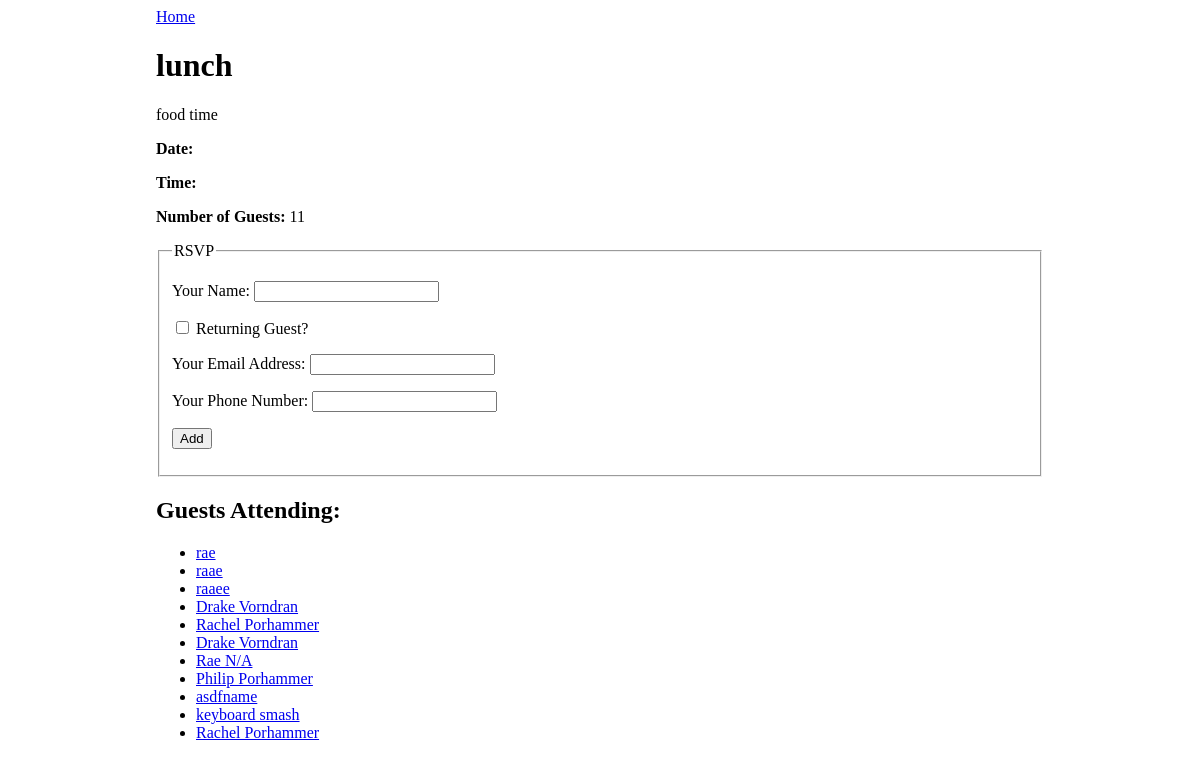
Screenshot of /event/2 with the database file from the repository.
### events_app/models.py (models this page shows, shortened)
class Event(db.Model):
    id = db.Column(db.Integer, primary_key=True)
    title = db.Column(db.String(80), nullable=False)
    desc = db.Column(db.String(80), nullable=False)
    date_time = db.Column(db.DateTime(), nullable=False)
    guests = db.relationship('Guest', secondary='guest_event', back_populates='events_attending')

class Guest(db.Model):
    id = db.Column(db.Integer, primary_key=True)
    name = db.Column(db.String(80), nullable=False)
    email = db.Column(db.String(80), nullable=False)
    phone = db.Column(db.String(80), nullable=False)
    events_attending = db.relationship('Event',secondary='guest_event', back_populates='guests')

### events_app/routes.py (the view)
@main.route('/event/<event_id>', methods=['GET'])
def event_detail(event_id):
    event = Event.query.filter_by(id=event_id).first_or_404()
    guests = Guest.query.all()
    total_guests = Guest.query.count()
    return render_template('event_detail.html', event = event, total_guests = total_guests, guests = guests)

### events_app/templates/event_detail.html (shortened to what this page needs)
{% extends 'base.html' %}
{% block content %}
<a href="/">Home</a>
<h1>{{ event.title }}</h1>
<p>{{ event.desc }}</p>
<p><strong>Date:</strong> {{ event.date }}</p>
<p><strong>Time:</strong> {{ event.time }}</p>
<p><strong>Number of Guests:</strong> {{ total_guests }} </p>
<form method="POST">
    <fieldset>
        <legend>RSVP</legend>
        <p>
            <label>
                Your Name:
                <input type="text" name="guest_name">
            </label>
        </p>
        <p>
            <label>
                <input type="checkbox" name="returning" onchange="returningGuestChanged(this.checked)">
                Returning Guest?
            </label>
        </p>
        <div id="new-guest-info">
            <p>
                <label>
                    Your Email Address:
                    <input type="email" name="email">
                </label>
            </p>
            <p>
                <label>
                    Your Phone Number:
                    <input type="phone" name="phone">
                </label>
            </p>
        </div>
        <p>
            <input type="submit" name="submit" value="Add">
        </p>
    </fieldset>
</form>
<h2>Guests Attending:</h2>
<ul>
    {% for guest in guests %}
    <li><a href="/guest/{{guest.id}}"> {{ guest.name }}</a></li>
    {% endfor %}
</ul>
{% endblock %}

### events_app/static/style.css (style rules this page uses)
body { display: flex; justify-content: center; }

### rows the page displays
Event: title "lunch", desc "food time"
Guest: name "rae"
Guest: name "raae"
Guest: name "raaee"
Guest: name "Drake Vorndran"
Guest: name "Rachel Porhammer"
Guest: name "Drake Vorndran"
Guest: name "Rae N/A"
Guest: name "Philip Porhammer"
Guest: name "asdfname"
Guest: name "keyboard smash"
Guest: name "Rachel Porhammer"

### other values shown
{{ total_guests }} "11"
